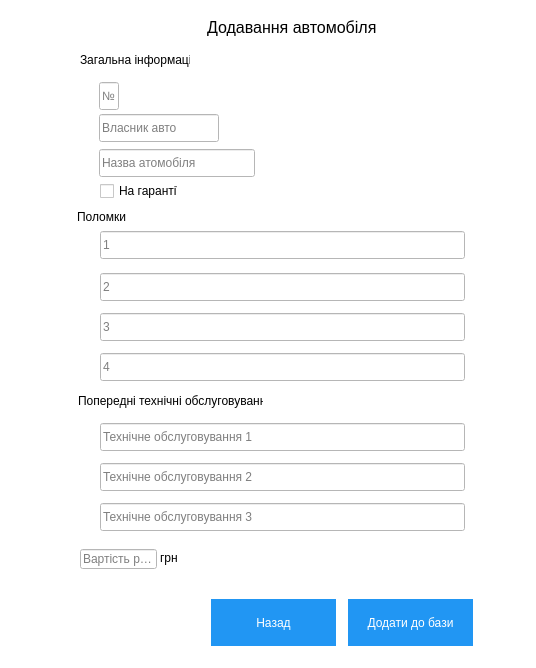
<?xml version="1.0" encoding="UTF-8"?>
<ui version="4.0">
 <class>Input</class>
 <widget class="QWidget" name="Input">
  <property name="geometry">
   <rect>
    <x>0</x>
    <y>0</y>
    <width>536</width>
    <height>668</height>
   </rect>
  </property>
  <property name="windowTitle">
   <string>Form</string>
  </property>
  <property name="styleSheet">
   <string notr="true">background-color: white</string>
  </property>
  <widget class="QLineEdit" name="vlasnik">
   <property name="geometry">
    <rect>
     <x>99</x>
     <y>114</y>
     <width>120</width>
     <height>28</height>
    </rect>
   </property>
   <property name="styleSheet">
    <string notr="true"/>
   </property>
   <property name="placeholderText">
    <string>Власник авто</string>
   </property>
  </widget>
  <widget class="QLabel" name="label_3">
   <property name="geometry">
    <rect>
     <x>77</x>
     <y>209</y>
     <width>55</width>
     <height>16</height>
    </rect>
   </property>
   <property name="text">
    <string>Поломки</string>
   </property>
  </widget>
  <widget class="QLineEdit" name="id">
   <property name="geometry">
    <rect>
     <x>99</x>
     <y>82</y>
     <width>20</width>
     <height>28</height>
    </rect>
   </property>
   <property name="styleSheet">
    <string notr="true"/>
   </property>
   <property name="placeholderText">
    <string>№</string>
   </property>
  </widget>
  <widget class="QLabel" name="label_13">
   <property name="geometry">
    <rect>
     <x>207</x>
     <y>18</y>
     <width>175</width>
     <height>19</height>
    </rect>
   </property>
   <property name="font">
    <font>
     <pointsize>12</pointsize>
    </font>
   </property>
   <property name="text">
    <string>Додавання автомобіля</string>
   </property>
  </widget>
  <widget class="QLineEdit" name="tech_obsl3">
   <property name="geometry">
    <rect>
     <x>100</x>
     <y>503</y>
     <width>365</width>
     <height>28</height>
    </rect>
   </property>
   <property name="styleSheet">
    <string notr="true"/>
   </property>
   <property name="placeholderText">
    <string>Технічне обслуговування 3</string>
   </property>
  </widget>
  <widget class="QLineEdit" name="polomka4">
   <property name="geometry">
    <rect>
     <x>100</x>
     <y>353</y>
     <width>365</width>
     <height>28</height>
    </rect>
   </property>
   <property name="styleSheet">
    <string notr="true"/>
   </property>
   <property name="placeholderText">
    <string>4</string>
   </property>
  </widget>
  <widget class="QLineEdit" name="polomka3">
   <property name="geometry">
    <rect>
     <x>100</x>
     <y>313</y>
     <width>365</width>
     <height>28</height>
    </rect>
   </property>
   <property name="styleSheet">
    <string notr="true"/>
   </property>
   <property name="placeholderText">
    <string>3</string>
   </property>
  </widget>
  <widget class="QLabel" name="label_4">
   <property name="geometry">
    <rect>
     <x>78</x>
     <y>393</y>
     <width>185</width>
     <height>16</height>
    </rect>
   </property>
   <property name="text">
    <string>Попередні технічні обслуговування</string>
   </property>
  </widget>
  <widget class="QLineEdit" name="vartist_robit">
   <property name="geometry">
    <rect>
     <x>80</x>
     <y>549</y>
     <width>77</width>
     <height>20</height>
    </rect>
   </property>
   <property name="layoutDirection">
    <enum>Qt::LeftToRight</enum>
   </property>
   <property name="styleSheet">
    <string notr="true"/>
   </property>
   <property name="placeholderText">
    <string>Вартість робіт</string>
   </property>
  </widget>
  <widget class="QLabel" name="label_5">
   <property name="geometry">
    <rect>
     <x>80</x>
     <y>52</y>
     <width>110</width>
     <height>16</height>
    </rect>
   </property>
   <property name="text">
    <string>Загальна інформація</string>
   </property>
  </widget>
  <widget class="QLineEdit" name="tech_obsl1">
   <property name="geometry">
    <rect>
     <x>100</x>
     <y>423</y>
     <width>365</width>
     <height>28</height>
    </rect>
   </property>
   <property name="focusPolicy">
    <enum>Qt::StrongFocus</enum>
   </property>
   <property name="styleSheet">
    <string notr="true"/>
   </property>
   <property name="placeholderText">
    <string>Технічне обслуговування 1</string>
   </property>
  </widget>
  <widget class="QCheckBox" name="harantia">
   <property name="geometry">
    <rect>
     <x>100</x>
     <y>181</y>
     <width>78</width>
     <height>20</height>
    </rect>
   </property>
   <property name="mouseTracking">
    <bool>true</bool>
   </property>
   <property name="styleSheet">
    <string notr="true"> QCheckBox::indicator:unchecked {
     image: url(unchecked.jpg);
	width: 16px;
	height: 16px;
	
 }
QCheckBox::indicator:unchecked:hover {
     image: url(uncheckedhover.jpg);
	width: 16px;
	height: 16px;
 }
QCheckBox::indicator:checked {
     image: url(checked.jpg);
width: 16px;
	height: 16px;
 }
 QCheckBox::indicator:checked:hover {
     image: url(checkedhover.jpg);
width: 16px;
	height: 16px;
 }
</string>
   </property>
   <property name="text">
    <string>На гарантії</string>
   </property>
   <property name="iconSize">
    <size>
     <width>16</width>
     <height>16</height>
    </size>
   </property>
  </widget>
  <widget class="QPushButton" name="pushButton_3">
   <property name="geometry">
    <rect>
     <x>211</x>
     <y>599</y>
     <width>125</width>
     <height>47</height>
    </rect>
   </property>
   <property name="styleSheet">
    <string notr="true">QPushButton {
background-color: #2196F3;
border: 0px;
color: white;
font-size: 18;
}

QPushButton:pressed {
    background-color: #70b8ef;
}
</string>
   </property>
   <property name="text">
    <string>Назад</string>
   </property>
  </widget>
  <widget class="QPushButton" name="pushButton_save">
   <property name="geometry">
    <rect>
     <x>348</x>
     <y>599</y>
     <width>125</width>
     <height>47</height>
    </rect>
   </property>
   <property name="styleSheet">
    <string notr="true">QPushButton {
background-color: #2196F3;
border: 0px;
color: white;
font-size: 18;
}

QPushButton:pressed {
    background-color: #70b8ef;
}
</string>
   </property>
   <property name="text">
    <string>Додати до бази</string>
   </property>
  </widget>
  <widget class="QLineEdit" name="polomka2">
   <property name="geometry">
    <rect>
     <x>100</x>
     <y>273</y>
     <width>365</width>
     <height>28</height>
    </rect>
   </property>
   <property name="styleSheet">
    <string notr="true"/>
   </property>
   <property name="placeholderText">
    <string>2</string>
   </property>
  </widget>
  <widget class="QLineEdit" name="polomka1">
   <property name="geometry">
    <rect>
     <x>100</x>
     <y>231</y>
     <width>365</width>
     <height>28</height>
    </rect>
   </property>
   <property name="styleSheet">
    <string notr="true"/>
   </property>
   <property name="text">
    <string/>
   </property>
   <property name="placeholderText">
    <string>1</string>
   </property>
  </widget>
  <widget class="QLineEdit" name="tech_obsl2">
   <property name="geometry">
    <rect>
     <x>100</x>
     <y>463</y>
     <width>365</width>
     <height>28</height>
    </rect>
   </property>
   <property name="styleSheet">
    <string notr="true"/>
   </property>
   <property name="placeholderText">
    <string>Технічне обслуговування 2</string>
   </property>
  </widget>
  <widget class="QLabel" name="label_12">
   <property name="geometry">
    <rect>
     <x>160</x>
     <y>550</y>
     <width>22</width>
     <height>16</height>
    </rect>
   </property>
   <property name="text">
    <string>грн</string>
   </property>
  </widget>
  <widget class="QLineEdit" name="nazva_avto">
   <property name="geometry">
    <rect>
     <x>99</x>
     <y>149</y>
     <width>156</width>
     <height>28</height>
    </rect>
   </property>
   <property name="styleSheet">
    <string notr="true"/>
   </property>
   <property name="placeholderText">
    <string>Назва атомобіля</string>
   </property>
  </widget>
 </widget>
 <tabstops>
  <tabstop>id</tabstop>
  <tabstop>vlasnik</tabstop>
  <tabstop>nazva_avto</tabstop>
  <tabstop>harantia</tabstop>
  <tabstop>polomka1</tabstop>
  <tabstop>polomka2</tabstop>
  <tabstop>polomka3</tabstop>
  <tabstop>polomka4</tabstop>
  <tabstop>tech_obsl1</tabstop>
  <tabstop>tech_obsl2</tabstop>
  <tabstop>tech_obsl3</tabstop>
  <tabstop>vartist_robit</tabstop>
  <tabstop>pushButton_3</tabstop>
  <tabstop>pushButton_save</tabstop>
 </tabstops>
 <resources/>
 <connections/>
</ui>
